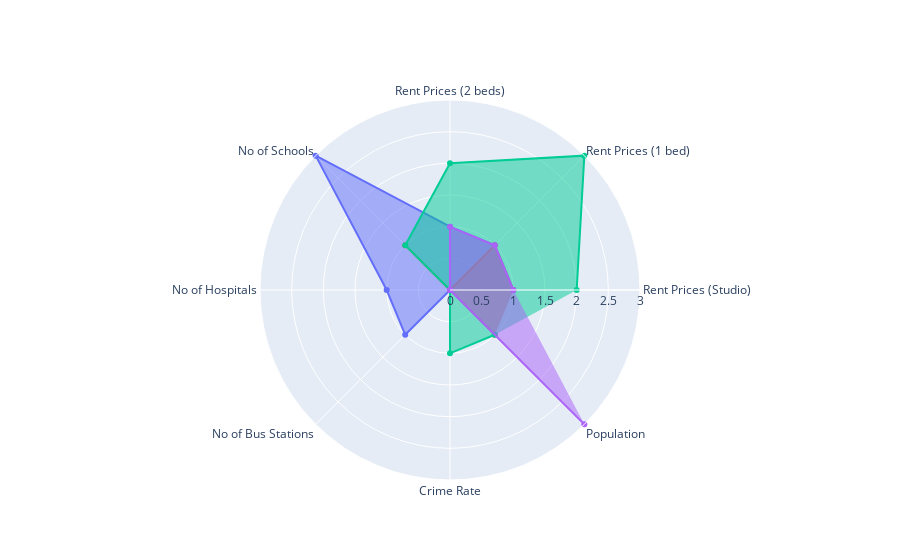

Write notebook code for a chart like this one.
### Code cell
###################################################
## Modeling #######################################
###################################################

df_kmean = df_neighborhood_model.copy()

my_model = KMeans().fit(df_kmean.to_numpy())
labels = my_model.labels_
print('Silhouette Score:', metrics.silhouette_score(df_kmean,labels))
print('Calinski Harabasz Score:', metrics.calinski_harabasz_score(df_kmean, labels))

model = KMeans() # setup the model 
elbow_k = apply_elbow(model, df_kmean) # use the k value returned by the Elbow Method
if elbow_k is None:
     elbow_k = 3
                
kmean_cluster = kmean_fit_and_predict(elbow_k, 5, df_kmean)

PCA_plot_2d(df_kmean, kmean_cluster, 'K-means Clustering Visualized in 2 dimensions')
df_kmean = df_neighborhood.copy()
df_kmean['cluster'] = kmean_cluster



###################################################
## Print the radar chart ##########################
###################################################

categories = features

fig = go.Figure()

max_r = 0
    
for i in set(df_kmean['cluster']):
    r = []
    
    for j in categories:
        #r.append(get_radar_value_by_std(df_kmean[df_kmean['cluster'] == i][j].mean(), df_neighborhood[j].mean()))
        r.append(get_radar_value_by_rescale(df_kmean[df_kmean['cluster'] == i][j].mean(), df_neighborhood[j].min(), df_neighborhood[j].max()))
    
    fig.add_trace(go.Scatterpolar(
          r=r,
          theta=features_dis,
          fill='toself',
          name='Cluster'+str(i)
    ))
    
    if max(r) > max_r:
        max_r = max(r)

fig.update_layout(
  polar=dict(
    radialaxis=dict(
      visible=True,
      range=[0, max_r]
    )),
  showlegend=False
)

fig.show()


###################################################
## Print the map ##################################
###################################################

# get NYC latitude and longitude

address = 'New York City, NY'
location = None

geolocator = Nominatim(user_agent="ny_explorer")
location = geolocator.geocode(address)
nyc_latitude = location.latitude
nyc_longitude = location.longitude

print('The geograpical coordinate of New York City are {}, {}.'.format(nyc_latitude, nyc_longitude))


# create map
map_clusters = folium.Map(location=[nyc_latitude, nyc_longitude], zoom_start=10)

# set color scheme for the clusters
colors_array = cm.rainbow(np.linspace(0, 1, elbow_k))
if elbow_k > 5:
    rainbow = [colors.rgb2hex(i) for i in colors_array]
else:
    ## blue: 3471EB, red: BB0000, green: 00BB00, purple: 6E34EB, orange: EBA134
    rainbow = ['#3471EB', '#BB0000', '#00BB00', '#6E34EB', '#EBA134'] 
    

# add markers to the map
markers_colors = []
for lat, lon, poi, cluster in zip(neighborhood['latitude'], neighborhood['longitude'], neighborhood['neighborhood'], df_kmean['cluster']):
    label = folium.Popup(str(poi) + ' Cluster ' + str(cluster), parse_html=True)
    folium.CircleMarker(
        [lat, lon],
        radius=5,
        popup=label,
        color=rainbow[cluster-1],
        fill=True,
        fill_color=rainbow[cluster-1],
        fill_opacity=0.8).add_to(map_clusters)
       
map_clusters

### Figure 1 — Plotly figure (JSON) as saved in the notebook; plotly's stock layout.template omitted (floating-point values rounded to 4 significant figures)
{"data": [{"fill": "toself", "name": "Cluster0", "r": [1, 1, 1, 3, 1, 1, 0, 0], "theta": ["Rent Prices (Studio)", "Rent Prices (1 bed)", "Rent Prices (2 beds)", "No of Schools", "No of Hospitals", "No of Bus Stations", "Crime Rate", "Population"], "type": "scatterpolar"}, {"fill": "toself", "name": "Cluster1", "r": [1, 1, 0, 1, 0, 0, 0, 1], "theta": ["Rent Prices (Studio)", "Rent Prices (1 bed)", "Rent Prices (2 beds)", "No of Schools", "No of Hospitals", "No of Bus Stations", "Crime Rate", "Population"], "type": "scatterpolar"}, {"fill": "toself", "name": "Cluster2", "r": [2, 3, 2, 1, 0, 0, 1, 1], "theta": ["Rent Prices (Studio)", "Rent Prices (1 bed)", "Rent Prices (2 beds)", "No of Schools", "No of Hospitals", "No of Bus Stations", "Crime Rate", "Population"], "type": "scatterpolar"}, {"fill": "toself", "name": "Cluster3", "r": [1, 1, 1, 0, 0, 0, 0, 3], "theta": ["Rent Prices (Studio)", "Rent Prices (1 bed)", "Rent Prices (2 beds)", "No of Schools", "No of Hospitals", "No of Bus Stations", "Crime Rate", "Population"], "type": "scatterpolar"}], "layout": {"autosize": true, "polar": {"angularaxis": {"type": "category"}, "radialaxis": {"autorange": false, "range": [0, 3], "type": "linear", "visible": true}}, "showlegend": false}}
